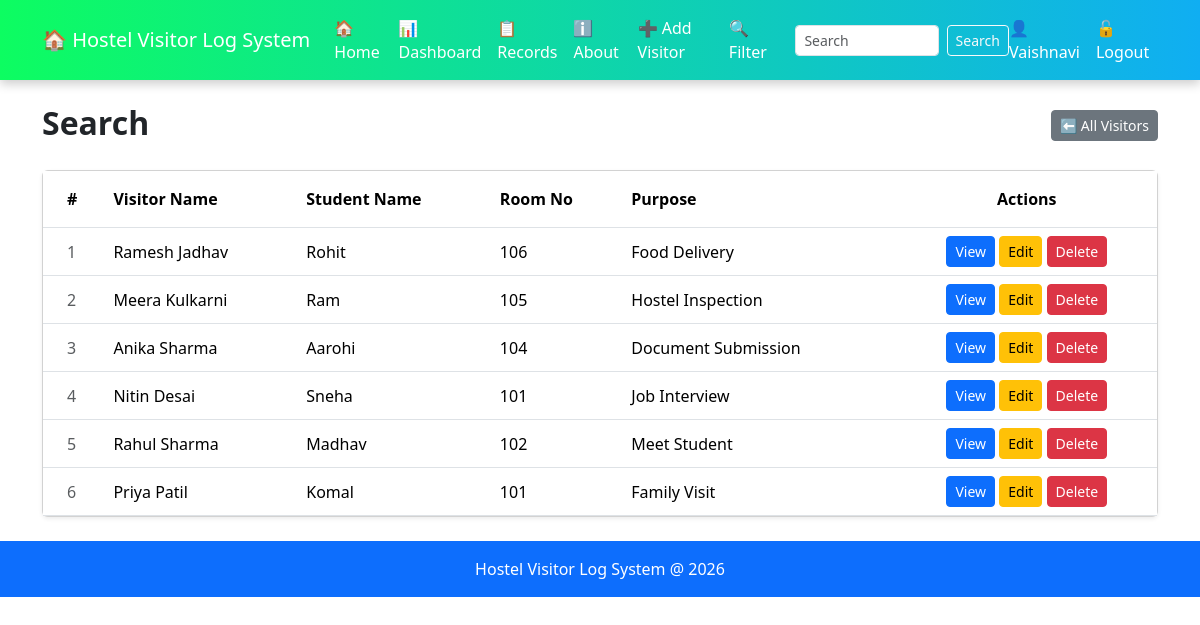
The page /search (signed in) on the database its author committed.
### tables this page shows
CREATE TABLE visitors(
        id INTEGER PRIMARY KEY AUTOINCREMENT,
        visitor_name TEXT NOT NULL,
        student_name TEXT NOT NULL,
        room_no TEXT NOT NULL,
        purpose TEXT NOT NULL
    );

### app.py (the view)
@app.route("/search")
def search():
    q = request.args.get('q','')
    conn = get_db()
    if q:
        visitors = conn.execute('''SELECT * FROM visitors
                                WHERE visitor_name LIKE ?
                                OR student_name LIKE ?
                                OR room_no LIKE ?
                                OR purpose LIKE ?''',
                                (f'%{q}%', f'%{q}%', f'%{q}%',f'%{q}%')).fetchall()
    else:
        visitors = conn.execute('SELECT * FROM visitors ORDER BY id DESC').fetchall()
    conn.close()
    return render_template("search.html", visitors=visitors, query=q)

### app.py (called while the page is built)
def get_db():
    conn = sqlite3.connect("Database.db")
    conn.row_factory = sqlite3.Row
    return conn

### templates/search.html (shortened to what this page needs)
{% extends "base.html" %}
{% block content %}
<div class="d-flex justify-content-between align-items-center mb-4">
    <h2 class = "fw-bold mb-1">Search</h2>
    <a href = "/search" class = "btn btn-secondary btn-sm">
         ⬅️ All Visitors
        </a>
</div>
{% if visitors %}
<div class="card shadow-sm">
    <div class="card-body p-0">
        <div class="table-responsive">
            <table class="table table-hover mb-0">
                <thead style="background-color: #1e3a5f; color:white;">
                    <tr>
                        <th class="py-3 ps-4">#</th>
                        <th class="py-3"> Visitor Name</th>
                        <th class="py-3">Student  Name</th>
                        <th class="py-3">Room No</th>
                        <th class="py-3">Purpose</th>
                        <th class="py-3 text-center">Actions</th>
                    </tr>
                </thead>
                <tbody>
                    {% for visitor  in visitors %}
                    <tr class="align-middle">
                        <td class="ps-4 text-muted">
                            {{ loop.index }}</td>
                        <td>
                            {{ visitor.visitor_name }}
                        </td>
                        <td>
                            {{ visitor.student_name }}
                        </td>
                        <td>
                            {{ visitor.room_no }}
                        </td>
                        <td>
                            {{ visitor.purpose }}
                        </td>
                        <td class="text-center">
                            <a href="/view/{{ visitor.id }}" class="btn btn-sm btn-primary">View</a>
                            <a href="/edit_visitor/{{ visitor.id }}" class="btn btn-sm btn-warning">Edit</a>
                            <a href="/delete/{{ visitor.id }}" class="btn btn-sm btn-danger">Delete</a>
                        </td>
                    </tr>
                    {% endfor %}
                </tbody>
            </table>
        </div>
    </div>
</div>
    </body>
</html>
{% endif %}
{% endblock %}

### rows shown on the page
visitors: visitor_name "Ramesh Jadhav", student_name "Rohit", room_no "106", purpose "Food Delivery"
visitors: visitor_name "Meera Kulkarni", student_name "Ram", room_no "105", purpose "Hostel Inspection"
visitors: visitor_name "Anika Sharma", student_name "Aarohi", room_no "104", purpose "Document Submission"
visitors: visitor_name "Nitin Desai", student_name "Sneha", room_no "101", purpose "Job Interview"
visitors: visitor_name "Rahul Sharma", student_name "Madhav", room_no "102", purpose "Meet Student"
visitors: visitor_name "Priya Patil", student_name "Komal", room_no "101", purpose "Family Visit"

### other values the page prints
{{ session.get('username') }} "Vaishnavi"
